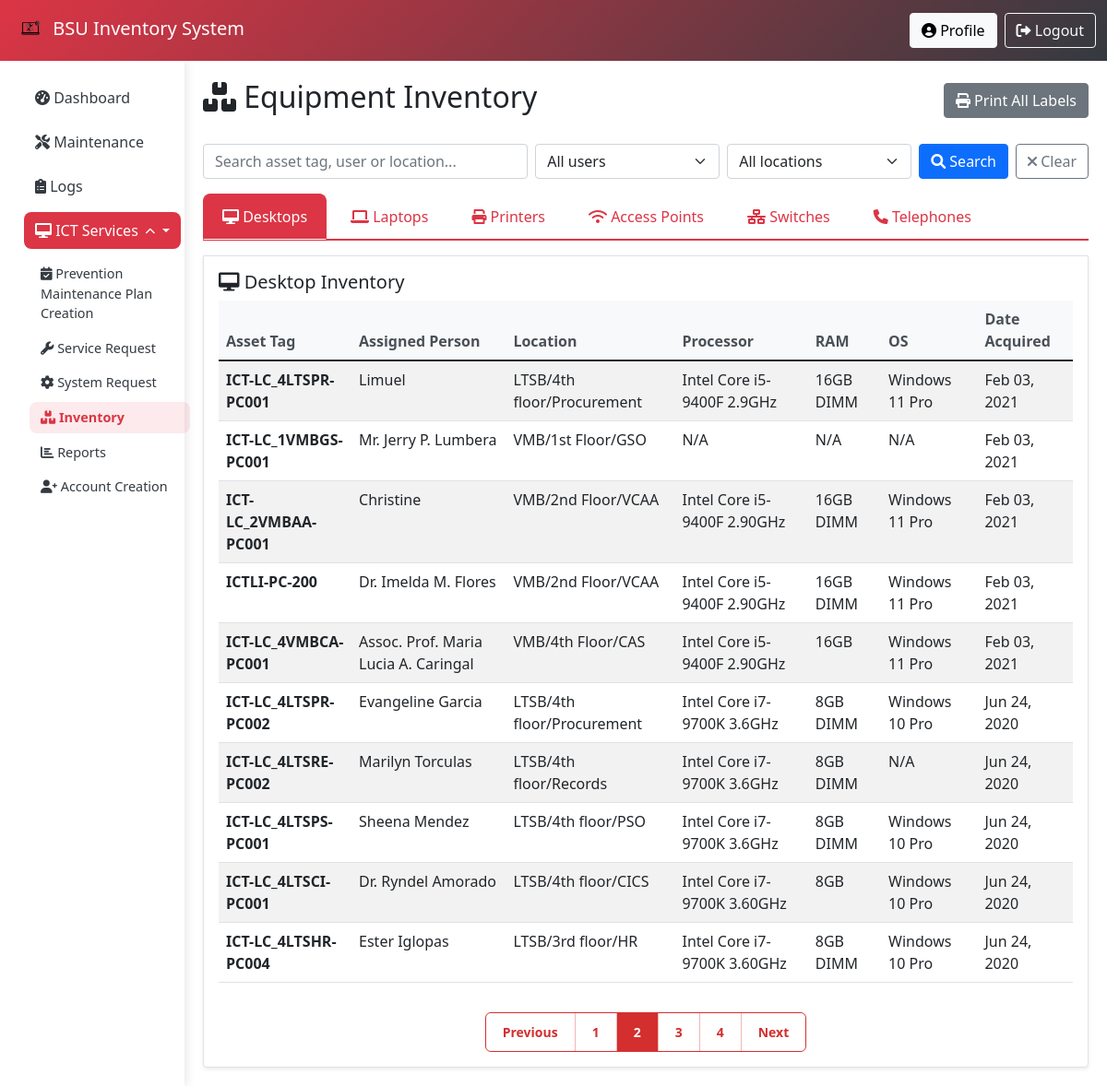
The page /admin/inventory.php?desktop_page=2 (signed in) on the database its author committed.
### tables this page shows
CREATE TABLE `desktop` (
  `id` int(11) NOT NULL,
  `asset_tag` varchar(100) DEFAULT NULL,
  `property_equipment` varchar(100) DEFAULT NULL,
  `department_office` varchar(255) DEFAULT NULL,
  `assigned_person` varchar(255) DEFAULT NULL,
  `location` varchar(255) DEFAULT NULL,
  `unit_price` decimal(12,2) DEFAULT NULL,
  `date_acquired` date DEFAULT NULL,
  `useful_life` varchar(100) DEFAULT NULL,
  `model` varchar(255) DEFAULT NULL,
  `hard_drive` varchar(255) DEFAULT NULL,
  `ram` varchar(50) DEFAULT NULL,
  `gpu` varchar(255) DEFAULT NULL,
  `keyboard` varchar(100) DEFAULT NULL,
  `mouse` varchar(100) DEFAULT NULL,
  `avr` varchar(100) DEFAULT NULL,
  `processor` varchar(255) DEFAULT NULL,
  `operating_system` varchar(100) DEFAULT NULL,
  `licensed` enum('Yes','No') DEFAULT NULL,
  `software_applications` text DEFAULT NULL,
  `high_value_ics_no` varchar(100) DEFAULT NULL,
  `inventory_item_no` varchar(100) DEFAULT NULL,
  `remarks` text DEFAULT NULL
);

### admin/inventory.php (the view, shortened to what this page needs)
<?php
require_once '../includes/db.php';
$search = isset($_GET['search']) ? $conn->real_escape_string($_GET['search']) : '';
$user_filter = isset($_GET['user']) ? $conn->real_escape_string($_GET['user']) : '';
$location_filter = isset($_GET['location']) ? $conn->real_escape_string($_GET['location']) : '';
$items_per_page = 10;
$desktop_page = isset($_GET['desktop_page']) ? max(1, (int)$_GET['desktop_page']) : 1;
function buildWhereClause($search, $user_filter, $location_filter) {
    $clauses = [];
    $params = [];
    $types = '';
    $where_clause = (count($clauses) > 0) ? ' WHERE ' . implode(' AND ', $clauses) : '';
    return [
        'where' => $where_clause,
        'params' => $params,
        'types' => $types
    ];
}
function executeCountQuery($conn, $table, $where_data) {
    $query = "SELECT COUNT(*) as total FROM `$table`" . $where_data['where'];
    if (empty($where_data['params'])) {
        $result = $conn->query($query);
        return $result ? $result->fetch_assoc()['total'] : 0;
    }
    $stmt = $conn->prepare($query);
    $stmt->bind_param($where_data['types'], ...$where_data['params']);
    $stmt->execute();
    $result = $stmt->get_result();
    $count = $result->fetch_assoc()['total'] ?? 0;
    return $count;
}
function executeSelectQuery($conn, $table, $where_data, $order_by, $limit, $offset) {
    $query = "SELECT * FROM `$table`" . $where_data['where'] . " $order_by LIMIT ? OFFSET ?";
    $stmt = $conn->prepare($query);
    if (empty($where_data['params'])) {
        $stmt->bind_param('ii', $limit, $offset);
    } else {
        $types = $where_data['types'] . 'ii';
        $params = array_merge($where_data['params'], [$limit, $offset]);
        $stmt->bind_param($types, ...$params);
    }
    $stmt->execute();
    $result = $stmt->get_result();
    return $result;
}
function buildPaginationUrl($page, $page_param, $search, $user_filter, $location_filter) {
    $params = [];
    $params[$page_param] = $page;
    return '?' . http_build_query($params);
}
$where_data = buildWhereClause($search, $user_filter, $location_filter);
$desktop_total = executeCountQuery($conn, 'desktop', $where_data);
$desktop_total_pages = max(1, ceil($desktop_total / $items_per_page));
?>
<!DOCTYPE html>
<html lang="en">
<head>
    <link href="https://cdn.jsdelivr.net/npm/bootstrap@5.1.3/dist/css/bootstrap.min.css" rel="stylesheet">
    <link href="https://cdnjs.cloudflare.com/ajax/libs/font-awesome/6.0.0/css/all.min.css" rel="stylesheet">
</head>
<body>
    <nav class="navbar navbar-expand-lg navbar-dark">
        <div class="container-fluid">
            <a class="navbar-brand" href="dashboard.php">
                <img src="../images/Ict logs.png" alt="Logo" style="height:40px;"> BSU Inventory System
            </a>
            <div class="navbar-nav ms-auto">
                <a href="profile.php" class="btn btn-light me-2"><i class="fas fa-user-circle"></i> Profile</a>
                <a href="logout.php" class="btn btn-outline-light"><i class="fas fa-sign-out-alt"></i> Logout</a>
            </div>
        </div>
    </nav>
    <div class="container-fluid">
        <div class="row">
            <?php include 'sidebar.php'; ?>
            <div class="col-md-9 col-lg-10 main-content">
                <div class="d-flex justify-content-between align-items-center mb-4">
                    <h2><i class="fas fa-boxes"></i> Equipment Inventory</h2>
                    <div>
                        <button class="btn btn-secondary" onclick="printAllLabels()"><i class="fas fa-print"></i> Print All Labels</button>
                    </div>
                </div>
                <form method="GET" class="mb-3 d-flex flex-wrap gap-2">
                    <input type="text" name="search" class="form-control" style="flex: 1; min-width: 200px;"
                           placeholder="Search asset tag, user or location..." value="<?php echo htmlspecialchars($search); ?>">
                    <select name="user" class="form-select" style="max-width:200px;">
                        <option value="">All users</option>
                    </select>
                    <select name="location" class="form-select" style="max-width:200px;">
                        <option value="">All locations</option>
                    </select>
                    <button type="submit" class="btn btn-primary"><i class="fas fa-search"></i> Search</button>
                    <a href="inventory.php" class="btn btn-outline-secondary"><i class="fas fa-times"></i> Clear</a>
                </form>
                <ul class="nav nav-tabs mb-3" role="tablist">
                    <li class="nav-item">
                        <button class="nav-link active" data-bs-toggle="tab" data-bs-target="#desktops" type="button">
                            <i class="fas fa-desktop"></i> Desktops
                        </button>
                    </li>
                    <li class="nav-item">
                        <button class="nav-link" data-bs-toggle="tab" data-bs-target="#laptops" type="button">
                            <i class="fas fa-laptop"></i> Laptops
                        </button>
                    </li>
                    <li class="nav-item">
                        <button class="nav-link" data-bs-toggle="tab" data-bs-target="#printers" type="button">
                            <i class="fas fa-print"></i> Printers
                        </button>
                    </li>
                    <li class="nav-item">
                        <button class="nav-link" data-bs-toggle="tab" data-bs-target="#accesspoints" type="button">
                            <i class="fas fa-wifi"></i> Access Points
                        </button>
                    </li>
                    <li class="nav-item">
                        <button class="nav-link" data-bs-toggle="tab" data-bs-target="#switches" type="button">
                            <i class="fas fa-network-wired"></i> Switches
                        </button>
                    </li>
                    <li class="nav-item">
                        <button class="nav-link" data-bs-toggle="tab" data-bs-target="#telephones" type="button">
                            <i class="fas fa-phone"></i> Telephones
                        </button>
                    </li>
                </ul>
                <div class="tab-content border bg-white p-3 rounded-bottom shadow-sm">
                    <div class="tab-pane fade show active" id="desktops">
                        <h5><i class="fas fa-desktop"></i> Desktop Inventory</h5>
                        <div class="table-responsive">
                            <table class="table table-hover table-striped">
                                <thead>
                                    <tr>
                                        <th>Asset Tag</th>
                                        <th>Assigned Person</th>
                                        <th>Location</th>
                                        <th>Processor</th>
                                        <th>RAM</th>
                                        <th>OS</th>
                                        <th>Date Acquired</th>
                                    </tr>
                                </thead>
                                <tbody>
                                    <?php
                                    $desktop_offset = ($desktop_page - 1) * $items_per_page;
                                    $res = executeSelectQuery($conn, 'desktop', $where_data, 'ORDER BY date_acquired DESC', $items_per_page, $desktop_offset);
                                    if ($res && $res->num_rows > 0):
                                        while ($row = $res->fetch_assoc()):
                                    ?>
                                        <tr class="clickable-row"
                                            onclick="viewEquipment('desktop', '<?php echo htmlspecialchars($row['asset_tag'], ENT_QUOTES); ?>')"
                                            data-type="desktop"
                                            data-asset="<?php echo htmlspecialchars($row['asset_tag']); ?>"
                                            data-user="<?php echo htmlspecialchars($row['assigned_person']); ?>"
                                            data-location="<?php echo htmlspecialchars($row['location']); ?>"
                                            data-processor="<?php echo htmlspecialchars($row['processor'] ?? ''); ?>"
                                            data-ram="<?php echo htmlspecialchars($row['ram'] ?? ''); ?>"
                                            data-gpu="<?php echo htmlspecialchars($row['gpu'] ?? ''); ?>"
                                            data-hdd="<?php echo htmlspecialchars($row['hard_drive'] ?? ''); ?>"
                                            data-os="<?php echo htmlspecialchars($row['operating_system'] ?? ''); ?>"
                                            data-date="<?php echo htmlspecialchars($row['date_acquired'] ?? ''); ?>"
                                            data-itemno="<?php echo htmlspecialchars($row['inventory_item_no'] ?? ''); ?>"
                                            data-remarks="<?php echo htmlspecialchars($row['remarks'] ?? ''); ?>">
                                            <td><strong><?php echo htmlspecialchars($row['asset_tag']); ?></strong></td>
                                            <td><?php echo htmlspecialchars($row['assigned_person']); ?></td>
                                            <td><?php echo htmlspecialchars($row['location']); ?></td>
                                            <td><?php echo htmlspecialchars($row['processor'] ?? 'N/A'); ?></td>
                                            <td><?php echo htmlspecialchars($row['ram'] ?? 'N/A'); ?></td>
                                            <td><?php echo htmlspecialchars($row['operating_system'] ?? 'N/A'); ?></td>
                                            <td><?php echo $row['date_acquired'] ? date('M d, Y', strtotime($row['date_acquired'])) : 'N/A'; ?></td>
                                        </tr>
                                    <?php
                                        endwhile;
                                    endif; ?>
                                </tbody>
                            </table>
                        </div>
                        <?php if ($desktop_total_pages > 1): ?>
                            <nav class="pagination-nav mt-3" aria-label="Desktop pagination">
                                <div class="pagination-wrapper">
                                    <?php if ($desktop_page > 1): ?>
                                        <a href="<?php echo buildPaginationUrl($desktop_page - 1, 'desktop_page', $search, $user_filter, $location_filter); ?>"
                                           class="pagination-btn pagination-prev">
                                            Previous
                                        </a>
                                    <?php else: ?>
                                        <span class="pagination-btn pagination-prev disabled">Previous</span>
                                    <?php endif; ?>
                                    <?php
                                    $start_page = max(1, $desktop_page - 2);
                                    $end_page = min($desktop_total_pages, $desktop_page + 2);
                                    for ($i = $start_page; $i <= $end_page; $i++):
                                    ?>
                                        <a href="<?php echo buildPaginationUrl($i, 'desktop_page', $search, $user_filter, $location_filter); ?>"
                                           class="pagination-btn pagination-number <?php echo $i == $desktop_page ? 'active' : ''; ?>">
                                            <?php echo $i; ?>
                                        </a>
                                    <?php endfor; ?>
                                    <?php if ($desktop_page < $desktop_total_pages): ?>
                                        <a href="<?php echo buildPaginationUrl($desktop_page + 1, 'desktop_page', $search, $user_filter, $location_filter); ?>"
                                           class="pagination-btn pagination-next">
                                            Next
                                        </a>
                                    <?php else: ?>
                                        <span class="pagination-btn pagination-next disabled">Next</span>
                                    <?php endif; ?>
                                </div>
                            </nav>
                        <?php endif; ?>
                    </div>
                </div>
            </div>
        </div>
    </div>
</body>
</html>

### admin/inventory.php (style rules this page uses)
:root { --primary-color: #dc3545; --secondary-color: #343a40; }
.navbar { background: linear-gradient(135deg, var(--primary-color) 0%, var(--secondary-color) 100%); }
.main-content { padding: 20px; }
.nav-tabs .nav-link { color: #dc3545; border: 1px solid transparent; border-radius: 8px 8px 0 0; padding: 12px 20px; margin-right: 5px; background-color: transparent; transition: all 0.3s ease; }
.nav-tabs .nav-link.active { color: #fff; background-color: #dc3545; border-color: #dc3545; border-bottom-color: #fff; }
.nav-tabs { border-bottom: 2px solid #dc3545; }
.table th { background-color: #f8f9fa; font-weight: 600; color: #495057; }
.clickable-row { cursor: pointer; transition: all 0.2s ease; }
.pagination-nav { display: flex; justify-content: center; width: 100%; margin-top: 1rem; }
.pagination-wrapper { display: inline-flex; align-items: center; border: 1px solid #d32f2f; border-radius: 6px; overflow: hidden; background: #fff; }
.pagination-btn { display: inline-block; padding: 10px 18px; text-decoration: none; color: #d32f2f; background-color: #fff; border: none; border-right: 1px solid #f3b5b5; transition: all 0.2s ease; font-size: 14px; font-weight: 600; white-space: nowrap; cursor: pointer; }
.pagination-btn:last-child { border-right: none; border-radius: 0 6px 6px 0; }
.pagination-btn:first-child { border-radius: 6px 0 0 6px; }
.pagination-btn.pagination-number { min-width: 42px; text-align: center; }
.pagination-btn.pagination-number.active { background-color: #d32f2f; color: #fff !important; font-weight: 700; }

### rows shown on the page
desktop: asset_tag "ICT-LC_4LTSPR-PC001", assigned_person "Limuel", location "LTSB/4th floor/Procurement", processor "Intel Core i5-9400F 2.9GHz", ram "16GB DIMM", operating_system "Windows 11 Pro", date_acquired "Feb 03, 2021"
desktop: asset_tag "ICT-LC_1VMBGS-PC001", assigned_person "Mr. Jerry P. Lumbera", location "VMB/1st Floor/GSO", processor "N/A", ram "N/A", operating_system "N/A", date_acquired "Feb 03, 2021"
desktop: asset_tag "ICT-LC_2VMBAA-PC001", assigned_person "Christine", location "VMB/2nd Floor/VCAA", processor "Intel Core i5-9400F 2.90GHz", ram "16GB DIMM", operating_system "Windows 11 Pro", date_acquired "Feb 03, 2021"
desktop: asset_tag "ICTLI-PC-200", assigned_person "Dr. Imelda M. Flores", location "VMB/2nd Floor/VCAA", processor "Intel Core i5-9400F 2.90GHz", ram "16GB DIMM", operating_system "Windows 11 Pro", date_acquired "Feb 03, 2021"
desktop: asset_tag "ICT-LC_4VMBCA-PC001", assigned_person "Assoc. Prof. Maria Lucia A. Caringal", location "VMB/4th Floor/CAS", processor "Intel Core i5-9400F 2.90GHz", ram "16GB", operating_system "Windows 11 Pro", date_acquired "Feb 03, 2021"
desktop: asset_tag "ICT-LC_4LTSPR-PC002", assigned_person "Evangeline Garcia", location "LTSB/4th floor/Procurement", processor "Intel Core i7-9700K 3.6GHz", ram "8GB DIMM", operating_system "Windows 10 Pro", date_acquired "Jun 24, 2020"
desktop: asset_tag "ICT-LC_4LTSRE-PC002", assigned_person "Marilyn Torculas", location "LTSB/4th floor/Records", processor "Intel Core i7-9700K 3.6GHz", ram "8GB DIMM", operating_system "N/A", date_acquired "Jun 24, 2020"
desktop: asset_tag "ICT-LC_4LTSPS-PC001", assigned_person "Sheena Mendez", location "LTSB/4th floor/PSO", processor "Intel Core i7-9700K 3.6GHz", ram "8GB DIMM", operating_system "Windows 10 Pro", date_acquired "Jun 24, 2020"
desktop: asset_tag "ICT-LC_4LTSCI-PC001", assigned_person "Dr. Ryndel Amorado", location "LTSB/4th floor/CICS", processor "Intel Core i7-9700K 3.60GHz", ram "8GB", operating_system "Windows 10 Pro", date_acquired "Jun 24, 2020"
desktop: asset_tag "ICT-LC_4LTSHR-PC004", assigned_person "Ester Iglopas", location "LTSB/3rd floor/HR", processor "Intel Core i7-9700K 3.60GHz", ram "8GB DIMM", operating_system "Windows 10 Pro", date_acquired "Jun 24, 2020"
